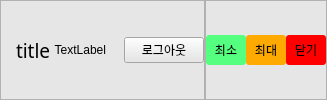
              <widget class="QFrame" name="title_bar">
               <property name="minimumSize">
                <size>
                 <width>0</width>
                 <height>40</height>
                </size>
               </property>
               <property name="styleSheet">
                <string notr="true">background-color: rgb(230, 230, 230);title</string>
               </property>
               <property name="frameShape">
                <enum>QFrame::NoFrame</enum>
               </property>
               <property name="frameShadow">
                <enum>QFrame::Raised</enum>
               </property>
               <layout class="QHBoxLayout" name="horizontalLayout">
                <property name="spacing">
                 <number>0</number>
                </property>
                <property name="leftMargin">
                 <number>0</number>
                </property>
                <property name="topMargin">
                 <number>0</number>
                </property>
                <property name="rightMargin">
                 <number>0</number>
                </property>
                <property name="bottomMargin">
                 <number>0</number>
                </property>
                <item>
                 <widget class="QFrame" name="frame_title">
                  <property name="minimumSize">
                   <size>
                    <width>0</width>
                    <height>0</height>
                   </size>
                  </property>
                  <property name="frameShape">
                   <enum>QFrame::StyledPanel</enum>
                  </property>
                  <property name="frameShadow">
                   <enum>QFrame::Raised</enum>
                  </property>
                  <layout class="QHBoxLayout" name="horizontalLayout_19">
                   <property name="spacing">
                    <number>0</number>
                   </property>
                   <property name="leftMargin">
                    <number>15</number>
                   </property>
                   <property name="topMargin">
                    <number>0</number>
                   </property>
                   <property name="rightMargin">
                    <number>0</number>
                   </property>
                   <property name="bottomMargin">
                    <number>0</number>
                   </property>
                   <item>
                    <widget class="QLabel" name="label_title">
                     <property name="font">
                      <font>
                       <family>Franklin Gothic Heavy</family>
                       <pointsize>14</pointsize>
                      </font>
                     </property>
                     <property name="text">
                      <string>title</string>
                     </property>
                    </widget>
                   </item>
                   <item>
                    <widget class="QLabel" name="label_19">
                     <property name="styleSheet">
                      <string notr="true">margin-right: 15px;</string>
                     </property>
                     <property name="text">
                      <string>TextLabel</string>
                     </property>
                     <property name="alignment">
                      <set>Qt::AlignRight|Qt::AlignTrailing|Qt::AlignVCenter</set>
                     </property>
                     <property name="margin">
                      <number>0</number>
                     </property>
                    </widget>
                   </item>
                   <item>
                    <widget class="QPushButton" name="btn_logout">
                     <property name="sizePolicy">
                      <sizepolicy hsizetype="Fixed" vsizetype="Fixed">
                       <horstretch>0</horstretch>
                       <verstretch>0</verstretch>
                      </sizepolicy>
                     </property>
                     <property name="text">
                      <string>로그아웃</string>
                     </property>
                    </widget>
                   </item>
                  </layout>
                 </widget>
                </item>
                <item>
                 <widget class="QFrame" name="frame_btns">
                  <property name="maximumSize">
                   <size>
                    <width>150</width>
                    <height>16777215</height>
                   </size>
                  </property>
                  <property name="frameShape">
                   <enum>QFrame::StyledPanel</enum>
                  </property>
                  <property name="frameShadow">
                   <enum>QFrame::Raised</enum>
                  </property>
                  <layout class="QHBoxLayout" name="horizontalLayout_3">
                   <property name="spacing">
                    <number>0</number>
                   </property>
                   <property name="leftMargin">
                    <number>0</number>
                   </property>
                   <property name="topMargin">
                    <number>0</number>
                   </property>
                   <property name="rightMargin">
                    <number>0</number>
                   </property>
                   <property name="bottomMargin">
                    <number>0</number>
                   </property>
                   <item>
                    <widget class="QPushButton" name="btn_min">
                     <property name="sizePolicy">
                      <sizepolicy hsizetype="Minimum" vsizetype="Ignored">
                       <horstretch>0</horstretch>
                       <verstretch>0</verstretch>
                      </sizepolicy>
                     </property>
                     <property name="minimumSize">
                      <size>
                       <width>40</width>
                       <height>30</height>
                      </size>
                     </property>
                     <property name="maximumSize">
                      <size>
                       <width>40</width>
                       <height>30</height>
                      </size>
                     </property>
                     <property name="toolTip">
                      <string>최소화</string>
                     </property>
                     <property name="styleSheet">
                      <string notr="true">QPushButton {
	border:none;
	border-radius: 3px;
	background-color: rgb(85, 255, 127);
}
QPushButton:hover {
	
	background-color: rgba(85, 255, 127, 150);
}</string>
                     </property>
                     <property name="text">
                      <string>최소</string>
                     </property>
                    </widget>
                   </item>
                   <item>
                    <widget class="QPushButton" name="btn_max">
                     <property name="minimumSize">
                      <size>
                       <width>40</width>
                       <height>30</height>
                      </size>
                     </property>
                     <property name="maximumSize">
                      <size>
                       <width>40</width>
                       <height>30</height>
                      </size>
                     </property>
                     <property name="toolTip">
                      <string>최대화</string>
                     </property>
                     <property name="styleSheet">
                      <string notr="true">QPushButton {
	border:none;
	border-radius: 3px;
	background-color: rgb(255, 170, 0);
}
QPushButton:hover {
	
	background-color: rgba(255, 170, 0, 150);
}</string>
                     </property>
                     <property name="text">
                      <string>최대</string>
                     </property>
                    </widget>
                   </item>
                   <item>
                    <widget class="QPushButton" name="btn_close">
                     <property name="minimumSize">
                      <size>
                       <width>40</width>
                       <height>30</height>
                      </size>
                     </property>
                     <property name="maximumSize">
                      <size>
                       <width>40</width>
                       <height>30</height>
                      </size>
                     </property>
                     <property name="toolTip">
                      <string>닫기</string>
                     </property>
                     <property name="styleSheet">
                      <string notr="true">QPushButton {
	border:none;
	border-radius: 3px;
	background-color: rgb(255, 0, 0);
}
QPushButton:hover {
	
	background-color: rgba(255,0, 0, 150);
}</string>
                     </property>
                     <property name="text">
                      <string>닫기</string>
                     </property>
                    </widget>
                   </item>
                  </layout>
                 </widget>
                </item>
               </layout>
              </widget>
